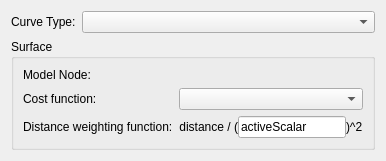
    <widget class="ctkCollapsibleButton" name="curveSettingsCollapseButton" native="true">
     <property name="text" stdset="0">
      <string>Curve Settings</string>
     </property>
     <property name="collapsed" stdset="0">
      <bool>true</bool>
     </property>
     <layout class="QVBoxLayout" name="verticalLayout_5">
      <item>
       <layout class="QFormLayout" name="formLayout_3">
        <item row="0" column="0">
         <widget class="QLabel" name="label_7">
          <property name="text">
           <string>Curve Type:</string>
          </property>
         </widget>
        </item>
        <item row="0" column="1">
         <widget class="QComboBox" name="curveTypeComboBox"/>
        </item>
       </layout>
      </item>
      <item>
       <widget class="ctkCollapsibleGroupBox" name="surfaceCurveCollapsibleButton">
        <property name="title">
         <string>Surface</string>
        </property>
        <property name="collapsed" stdset="0">
         <bool>false</bool>
        </property>
        <layout class="QFormLayout" name="formLayout_2">
         <item row="0" column="0">
          <widget class="QLabel" name="label_4">
           <property name="text">
            <string>Model Node:</string>
           </property>
          </widget>
         </item>
         <item row="0" column="1">
          <widget class="qMRMLNodeComboBox" name="modelNodeSelector" native="true">
           <property name="nodeTypes" stdset="0">
            <stringlist>
             <string>vtkMRMLModelNode</string>
            </stringlist>
           </property>
          </widget>
         </item>
         <item row="1" column="0">
          <widget class="QLabel" name="label_5">
           <property name="text">
            <string>Cost function:</string>
           </property>
          </widget>
         </item>
         <item row="2" column="0">
          <widget class="QLabel" name="label_6">
           <property name="text">
            <string>Distance weighting function:</string>
           </property>
           <property name="alignment">
            <set>Qt::AlignLeading|Qt::AlignLeft|Qt::AlignVCenter</set>
           </property>
          </widget>
         </item>
         <item row="2" column="1">
          <widget class="QWidget" name="scalarFunctionWidget" native="true">
           <property name="styleSheet">
            <string notr="true"/>
           </property>
           <layout class="QHBoxLayout" name="horizontalLayout_3">
            <property name="spacing">
             <number>0</number>
            </property>
            <property name="leftMargin">
             <number>0</number>
            </property>
            <property name="topMargin">
             <number>0</number>
            </property>
            <property name="rightMargin">
             <number>0</number>
            </property>
            <property name="bottomMargin">
             <number>0</number>
            </property>
            <item>
             <widget class="QLabel" name="scalarFunctionPrefixLabel">
              <property name="sizePolicy">
               <sizepolicy hsizetype="Minimum" vsizetype="Preferred">
                <horstretch>0</horstretch>
                <verstretch>0</verstretch>
               </sizepolicy>
              </property>
              <property name="text">
               <string>distance / (</string>
              </property>
              <property name="alignment">
               <set>Qt::AlignRight|Qt::AlignTrailing|Qt::AlignVCenter</set>
              </property>
             </widget>
            </item>
            <item>
             <widget class="QLineEdit" name="scalarFunctionLineEdit">
              <property name="sizePolicy">
               <sizepolicy hsizetype="MinimumExpanding" vsizetype="Fixed">
                <horstretch>0</horstretch>
                <verstretch>0</verstretch>
               </sizepolicy>
              </property>
              <property name="sizeIncrement">
               <size>
                <width>0</width>
                <height>0</height>
               </size>
              </property>
              <property name="toolTip">
               <string>&lt;html&gt;&lt;head/&gt;&lt;body&gt;&lt;p align=&quot;justify&quot;&gt;Function used to calculate scalar weights for pathfinding. The currently active point scalar can be accessed using the &amp;quot;activeScalar&amp;quot; variable name. All other scalars can be accessed as variables provided that they don't contain any illegal characters (&amp;quot;./* etc.).&lt;/p&gt;&lt;p&gt;Example functions: &amp;quot;activeScalar*activeScalar&amp;quot;, &amp;quot;exp(activeScalar)&amp;quot;, &amp;quot;1.0-activeScalar&amp;quot;, &amp;quot;scalarA*scalarB&amp;quot;&lt;/p&gt;&lt;/body&gt;&lt;/html&gt;</string>
              </property>
              <property name="text">
               <string>activeScalar</string>
              </property>
             </widget>
            </item>
            <item>
             <widget class="QLabel" name="scalarFunctionSuffixLabel">
              <property name="sizePolicy">
               <sizepolicy hsizetype="Minimum" vsizetype="Preferred">
                <horstretch>0</horstretch>
                <verstretch>0</verstretch>
               </sizepolicy>
              </property>
              <property name="text">
               <string>)^2</string>
              </property>
             </widget>
            </item>
           </layout>
          </widget>
         </item>
         <item row="1" column="1">
          <widget class="QComboBox" name="costFunctionComboBox"/>
         </item>
        </layout>
       </widget>
      </item>
     </layout>
    </widget>
